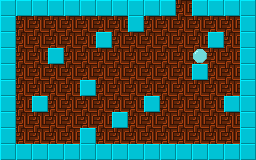

A level layout from a 2D game, rendered from its tile map. Below: a short description, then the map file with its tile-grid data intact:
An orthogonal 16x10 tile map with 16x16 px tiles, 2 tile layers (Tile Layer 1, Tile Layer 2) and 16 objects.

<map version="1.0" orientation="orthogonal" renderorder="right-down" width="16" height="10" tilewidth="16" tileheight="16" nextobjectid="17">
 <tileset firstgid="1" name="Maze" tilewidth="16" tileheight="16" tilecount="3" columns="0">
  <tile id="0">
   <image width="16" height="16" source="MazeBall.png" />
  </tile>
  <tile id="1">
   <image width="16" height="16" source="MazeGround.png" />
  </tile>
  <tile id="2">
   <image width="16" height="16" source="mazeWall.png" />
  </tile>
 </tileset>
 <layer name="Tile Layer 1" width="16" height="10">
  <data encoding="csv">
3,3,3,3,3,3,3,3,3,3,3,2,3,3,3,3,
3,2,2,2,2,2,2,2,2,3,2,2,2,2,2,3,
3,2,2,2,2,2,2,2,2,2,2,2,2,2,2,3,
3,2,2,3,2,2,2,2,2,2,2,2,2,2,2,3,
3,2,2,2,2,2,2,2,2,2,2,2,3,2,2,3,
3,2,2,2,2,2,2,2,2,2,2,2,2,2,2,3,
3,2,3,2,2,2,2,2,2,2,2,2,2,2,2,3,
3,2,2,2,2,2,2,3,2,2,2,2,2,2,2,3,
3,2,2,2,2,3,2,2,2,2,2,2,2,2,2,3,
3,3,3,3,3,3,3,3,3,3,3,3,3,3,3,3
</data>
 </layer>
 <layer name="Tile Layer 2" width="16" height="10">
  <data encoding="csv">
0,0,0,0,0,0,0,0,0,0,0,0,0,0,0,0,
0,0,0,0,0,0,0,0,3,2,2,0,0,0,0,0,
0,0,0,0,0,0,3,0,0,0,0,0,0,3,0,0,
0,0,0,0,0,0,0,0,0,0,0,0,1,0,0,0,
0,0,0,0,0,0,0,0,0,0,0,0,0,0,0,0,
0,0,0,0,0,3,0,0,0,0,0,0,0,0,2,0,
0,0,0,0,0,0,0,0,0,3,0,0,0,0,3,0,
0,0,0,0,0,0,0,0,0,0,0,0,0,0,0,0,
0,0,0,0,0,0,0,0,0,0,0,0,0,0,0,0,
0,0,0,0,0,0,0,0,0,0,0,0,0,0,0,0
</data>
 </layer>
 <objectgroup name="Object Layer 1">
  <object id="1" x="0" y="0" width="175" height="16" />
  <object id="2" x="0" y="16" width="16" height="144" />
  <object id="3" x="16" y="144" width="240" height="16" />
  <object id="4" x="240" y="0" width="16" height="144" />
  <object id="5" x="192" y="0" width="48" height="16" />
  <object id="6" x="129" y="16" width="14" height="15" />
  <object id="7" x="209" y="33" width="14" height="14" />
  <object id="8" x="193" y="65" width="14" height="14" />
  <object id="9" x="225" y="97" width="15" height="14" />
  <object id="10" x="97" y="33" width="14" height="14" />
  <object id="11" x="145" y="97" width="14" height="14" />
  <object id="12" x="113" y="113" width="14" height="14" />
  <object id="13" x="81" y="129" width="14" height="15" />
  <object id="14" x="81" y="81" width="14" height="14" />
  <object id="15" x="49" y="49" width="14" height="14" />
  <object id="16" x="33" y="97" width="14" height="14" />
 </objectgroup>
</map>
